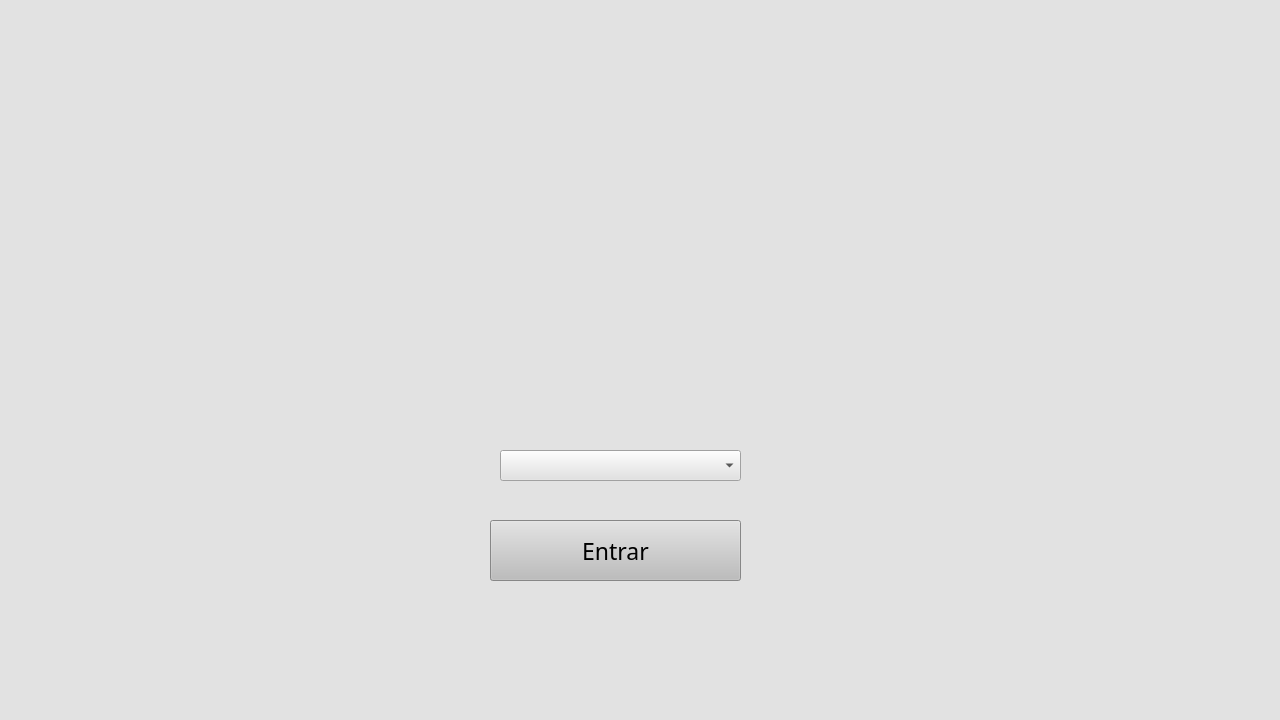
<?xml version="1.0" encoding="UTF-8"?>
<ui version="4.0">
 <class>MainWindow</class>
 <widget class="QMainWindow" name="MainWindow">
  <property name="geometry">
   <rect>
    <x>0</x>
    <y>0</y>
    <width>1280</width>
    <height>720</height>
   </rect>
  </property>
  <property name="maximumSize">
   <size>
    <width>1280</width>
    <height>16777215</height>
   </size>
  </property>
  <property name="font">
   <font>
    <weight>50</weight>
    <italic>false</italic>
    <bold>false</bold>
   </font>
  </property>
  <property name="mouseTracking">
   <bool>false</bool>
  </property>
  <property name="acceptDrops">
   <bool>true</bool>
  </property>
  <property name="windowTitle">
   <string>Sistema de Controle de Qualidade do Ar</string>
  </property>
  <property name="windowIcon">
   <iconset>
    <normaloff>imagens/LOGO PEQUENA.png</normaloff>imagens/LOGO PEQUENA.png</iconset>
  </property>
  <property name="windowOpacity">
   <double>100.000000000000000</double>
  </property>
  <property name="styleSheet">
   <string notr="true">
background-color: rgb(226, 226, 226);</string>
  </property>
  <property name="documentMode">
   <bool>false</bool>
  </property>
  <widget class="QWidget" name="centralwidget">
   <widget class="QLabel" name="Logo">
    <property name="geometry">
     <rect>
      <x>230</x>
      <y>10</y>
      <width>791</width>
      <height>371</height>
     </rect>
    </property>
    <property name="text">
     <string/>
    </property>
    <property name="pixmap">
     <pixmap>imagens/LOGO GERAL.png</pixmap>
    </property>
   </widget>
   <widget class="QPushButton" name="loginButton">
    <property name="geometry">
     <rect>
      <x>490</x>
      <y>520</y>
      <width>251</width>
      <height>61</height>
     </rect>
    </property>
    <property name="font">
     <font>
      <family>Rockwell Extra Bold</family>
      <pointsize>17</pointsize>
     </font>
    </property>
    <property name="mouseTracking">
     <bool>false</bool>
    </property>
    <property name="autoFillBackground">
     <bool>false</bool>
    </property>
    <property name="styleSheet">
     <string notr="true">background-color: rgb(189, 189, 189);</string>
    </property>
    <property name="text">
     <string>Entrar</string>
    </property>
    <property name="iconSize">
     <size>
      <width>32</width>
      <height>32</height>
     </size>
    </property>
    <property name="checkable">
     <bool>false</bool>
    </property>
    <property name="autoDefault">
     <bool>false</bool>
    </property>
    <property name="default">
     <bool>false</bool>
    </property>
    <property name="flat">
     <bool>false</bool>
    </property>
   </widget>
   <widget class="QComboBox" name="userBox">
    <property name="geometry">
     <rect>
      <x>500</x>
      <y>450</y>
      <width>241</width>
      <height>31</height>
     </rect>
    </property>
    <property name="font">
     <font>
      <family>Rockwell Extra Bold</family>
      <pointsize>12</pointsize>
     </font>
    </property>
   </widget>
  </widget>
  <widget class="QStatusBar" name="statusbar">
   <property name="enabled">
    <bool>true</bool>
   </property>
  </widget>
 </widget>
 <resources/>
 <connections/>
</ui>
